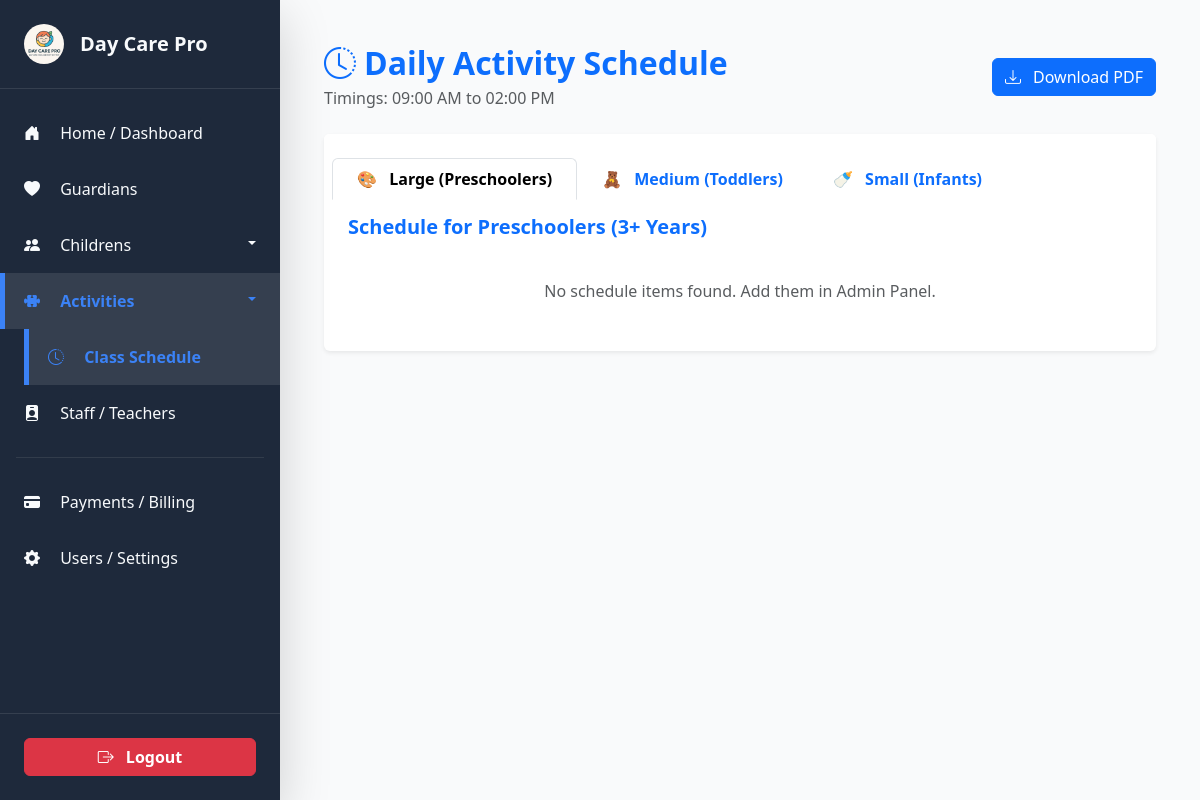
The app's page /activities/schedule/ (signed in), older data.
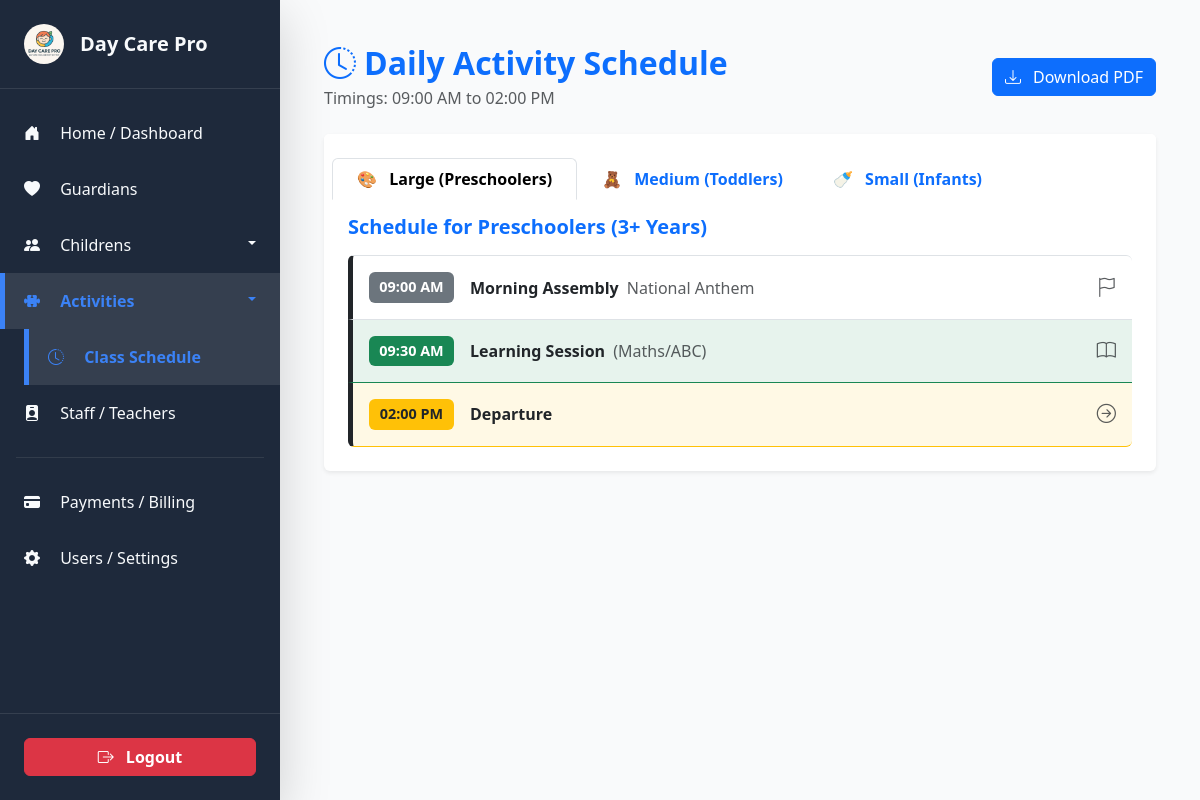
The same page, newer data.
### activities/models.py (models this page shows, shortened)
class ScheduleItem(models.Model):
    GROUP_CHOICES = [
        ('INFANT', 'Small (Infants)'),
        ('TODDLER', 'Medium (Toddlers)'),
        ('PRESCHOOL', 'Large (Preschoolers)'),
    ]
    THEME_CHOICES = [
        ('secondary', 'Grey (Standard)'),
        ('success', 'Green (Learning)'),
        ('info', 'Blue (Reading/Puzzle)'),
        ('primary', 'Dark Blue (Lunch)'),
        ('warning', 'Yellow (Departure)'),
    ]
    group = models.CharField(max_length=20, choices=GROUP_CHOICES, default='PRESCHOOL')
    start_time = models.TimeField()
    title = models.CharField(max_length=200, help_text="e.g. Learning Session")
    subtitle = models.CharField(max_length=200, blank=True, help_text="e.g. (Maths/ABC)")
    color_theme = models.CharField(max_length=20, choices=THEME_CHOICES, default='secondary')
    icon = models.CharField(max_length=50, default='bi-circle', help_text="Bootstrap Icon class, e.g. bi-book")
    class Meta:
        ordering = ['start_time']

### activities/views.py (the view)
# urls.py: path('schedule/', views.schedule_list, name='schedule_list'),
@login_required
def schedule_list(request):
    schedules = ScheduleItem.objects.all()
    context = {
        'infant_schedule': schedules.filter(group='INFANT'),
        'toddler_schedule': schedules.filter(group='TODDLER'),
        'preschool_schedule': schedules.filter(group='PRESCHOOL'),
    }
    return render(request, 'activities/schedule_list.html', context)

### templates/activities/schedule_list.html (shortened to what this page needs)
{% extends "base.html" %}
{% load static %}
{% block content %}
<div class="container-fluid py-4">
    <div class="d-flex justify-content-between align-items-center mb-4">
        <div>
            <h2 class="fw-bold text-primary mb-1">
                <i class="bi bi-clock-history me-2"></i>Daily Activity Schedule
            </h2>
            <p class="text-muted mb-0">Timings: 09:00 AM to 02:00 PM</p>
        </div>
        <button class="btn btn-primary" onclick="window.print()">
            <i class="bi bi-download me-2"></i> Download PDF
        </button>
    </div>
    <div class="card shadow-sm border-0">
        <div class="card-header bg-white border-bottom-0 pt-4 pb-0">
            <ul class="nav nav-tabs card-header-tabs" id="scheduleTabs" role="tablist">
                <li class="nav-item" role="presentation">
                    <button class="nav-link active fw-bold px-4" id="preschool-tab" data-bs-toggle="tab" data-bs-target="#preschool" type="button" role="tab">
                        <span class="text-danger me-2">🎨</span> Large (Preschoolers)
                    </button>
                </li>
                <li class="nav-item" role="presentation">
                    <button class="nav-link fw-bold px-4" id="toddler-tab" data-bs-toggle="tab" data-bs-target="#toddler" type="button" role="tab">
                        <span class="text-warning me-2">🧸</span> Medium (Toddlers)
                    </button>
                </li>
                <li class="nav-item" role="presentation">
                    <button class="nav-link fw-bold px-4" id="infant-tab" data-bs-toggle="tab" data-bs-target="#infant" type="button" role="tab">
                        <span class="text-info me-2">🍼</span> Small (Infants)
                    </button>
                </li>
            </ul>
        </div>
        <div class="card-body p-4">
            <div class="tab-content" id="scheduleTabsContent">
                <div class="tab-pane fade show active" id="preschool" role="tabpanel">
                    <h5 class="fw-bold text-primary mb-3">Schedule for Preschoolers (3+ Years)</h5>
                    <div class="list-group">
                        {% for item in preschool_schedule %}
                            {% include 'activities/partials/schedule_row.html' with item=item %}
                        {% empty %}
                            <div class="text-center py-4 text-muted">No schedule items found. Add them in Admin Panel.</div>
                        {% endfor %}
                    </div>
                </div>
            </div>
        </div>
    </div>
</div>
{% endblock %}

### templates/activities/partials/schedule_row.html (shortened to what this page needs)
<div class="list-group-item d-flex align-items-center py-3 border-start-0 border-end-0
    {% if item.color_theme == 'success' %}bg-success bg-opacity-10 border-success{% endif %}
    {% if item.color_theme == 'warning' %}bg-warning bg-opacity-10 border-warning{% endif %}
    " style="border-left: 5px solid !important;">
    <div class="badge
        {% if item.color_theme == 'success' %}bg-success{% elif item.color_theme == 'warning' %}bg-warning text-dark{% elif item.color_theme == 'info' %}bg-info text-dark{% elif item.color_theme == 'primary' %}bg-primary{% else %}bg-secondary{% endif %}
        p-2 me-3" style="min-width: 85px; font-size: 0.9rem;">
        {{ item.start_time|time:"h:i A" }}
    </div>
    <div class="flex-grow-1">
        <span class="fw-bold text-dark">{{ item.title }}</span>
        {% if item.subtitle %}
            <span class="text-muted ms-1">{{ item.subtitle }}</span>
        {% endif %}
    </div>
    {% if item.icon %}
        <div class="text-muted">
            <i class="bi {{ item.icon }}" style="font-size: 1.2rem;"></i>
        </div>
    {% endif %}
</div>

Row changes from the older to the newer data that the page shows:
added ScheduleItem: start_time "09:00 AM", title "Morning Assembly", subtitle "National Anthem", color_theme "secondary" (drawn)
added ScheduleItem: start_time "09:30 AM", title "Learning Session", subtitle "(Maths/ABC)", color_theme "success" (drawn)
added ScheduleItem: start_time "02:00 PM", title "Departure", color_theme "warning" (drawn)
Text that changed along with them:
text no longer shown: "No schedule items found. Add them in Admin Panel."
